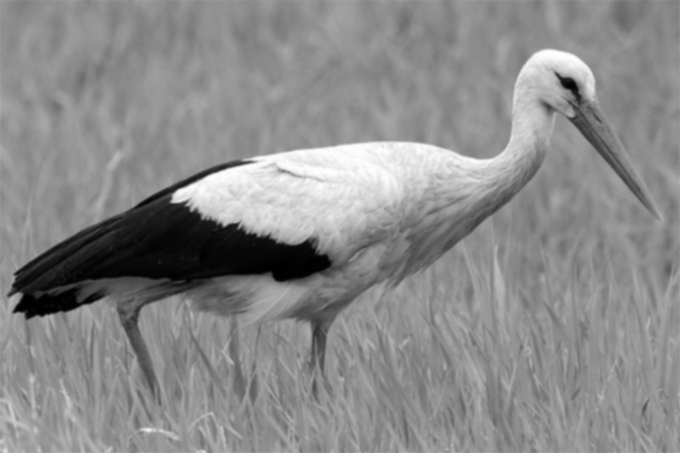
#> input picture lab04/initial data/bocian_filtered.png, 680 x 453 px, found by its file name
$ python van-cittert.py
#> lines starting #> are read from the running program, lines starting #| are printed output that depends on the picture
#> in main, y is the input picture: shape (453, 680); min 0, max 255, mean 138.5
import cv2
import numpy as np
import sys
from scipy.signal import convolve2d

def van_cittert_deconvolution(y, h, num_iterations_list):
    """
    Wykonuje dekonwolucję obrazu algorytmem Van-Citterta:
      g^(k+1) = g^(k) + [y - h*g^(k)]
    dla k w zakresie 0..max(num_iterations_list),
    a następnie zwraca wyniki dla żądanych iteracji z listy num_iterations_list.

    Parametry:
    -----------
    y : np.ndarray
        Obraz wejściowy (np. 2D, skala szarości), typ float32/float64 lub uint8.
    h : np.ndarray
        Jądro filtra (2D), również w typie float.
    num_iterations_list : list
        Lista wybranych liczb iteracji (np. [2, 5, 15]),
        dla których chcemy zwrócić wynik.

    Zwraca:
    --------
    results : dict
        Słownik postaci { k : (g_k, diff_k) }, gdzie:
          - g_k to obraz po k iteracjach,
          - diff_k to (g_k - y).
    """
    # Konwersja obrazu wejściowego do float (dla bezpieczeństwa obliczeń)
    y_float = y.astype(np.float32)

    # Inicjalizacja: g^(0) = y
    g_current = y_float.copy()

    # Wyznaczamy maksymalną liczbę iteracji, jaką musimy wykonać
    max_iter = max(num_iterations_list)

    # Przygotowujemy słownik na wyniki
    results = {}

    # Iteracyjny algorytm Van-Citterta
    for k in range(1, max_iter + 1):
        # Obliczamy konwolucję h*g^(k)
        # Uwaga: "mode='same', boundary='symm'" -> odbicie brzegów (symetryczne)
        hg = convolve2d(g_current, h, mode='same', boundary='symm')

        # Aktualizacja: g^(k+1) = g^(k) + [y - h*g^(k)]
        g_next = g_current + (y_float - hg)

        # Przejście do kolejnej iteracji
        g_current = g_next

        # Jeśli k jest na liście żądanych iteracji, zapisz wynik
        if k in num_iterations_list:
            # Obraz wynikowy można przyciąć i/lub zrzutować do uint8
            # w razie potrzeby wizualizacji.
            g_k = np.clip(g_current, 0, 255).astype(np.uint8)

            # Różnica (g_k - y) – też w formie do wizualizacji:
            diff_k = (g_current - y_float)  # różnica w float
            diff_k_vis = np.clip(diff_k + 128, 0, 255).astype(np.uint8)
            # powyżej: przesunięcie o +128, by wartości ujemne były widoczne
            # w zakresie 0..255 (to często stosowana metoda poglądowa).

            results[k] = (g_k, diff_k_vis)
#> after the loop, results = 3 items

    return results

def main():
    input_image_path = "bocian_filtered.png"
    y = cv2.imread(input_image_path, cv2.IMREAD_GRAYSCALE)

    # Definicja filtra h (np. 5x5 - współczynniki dwumianu Newtona)
    # Przykładowa macierz:
    #   1   4   6   4   1
    #   4  16  24  16   4
    #   6  24  36  24   6
    #   4  16  24  16   4
    #   1   4   6   4   1
    # Suma = 256
    h = np.array([
        [1,  4,  6,  4,  1],
        [4, 16, 24, 16,  4],
        [6, 24, 36, 24,  6],
        [4, 16, 24, 16,  4],
        [1,  4,  6,  4,  1]
    ], dtype=np.float32) / 256.0

    # Lista wybranych iteracji, np. k = 2, 5, 15
    iterations = [2, 5, 15]

    # Uruchamiamy algorytm Van-Citterta
    results = van_cittert_deconvolution(y, h, iterations)
#> results = 3 items

    # Zapisujemy wyniki
    for k in iterations:
        g_k, diff_k = results[k]

        # Nazwy plików wynikowych
        out_g_path = f"24_result_{k}.png"
        out_diff_path = f"24_diff_{k}.png"

        cv2.imwrite(out_g_path, g_k)
        cv2.imwrite(out_diff_path, diff_k)

        print(f"Zapisano wynik dekonwolucji po {k} iteracjach do: {out_g_path}")
        print(f"Zapisano obraz różnicy (g^{k} - y) do: {out_diff_path}")
#> this loop made 3 passes
#> pass 1, in main, `g_k, diff_k = results[k]`:
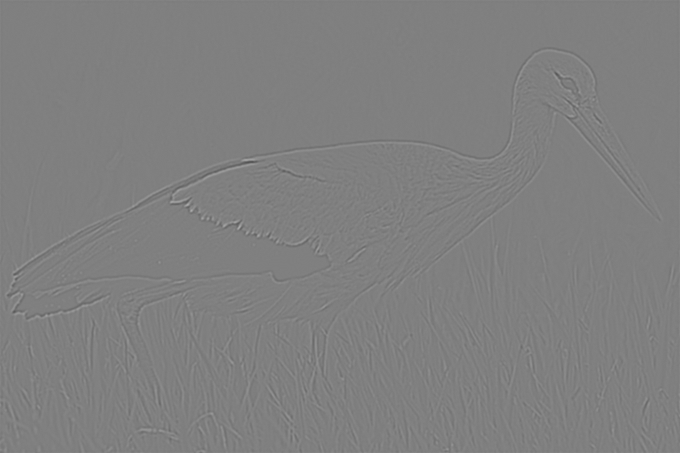
#> diff_k: shape (453, 680); min 83, max 170, mean 127.5

if __name__ == "__main__":
    main()
